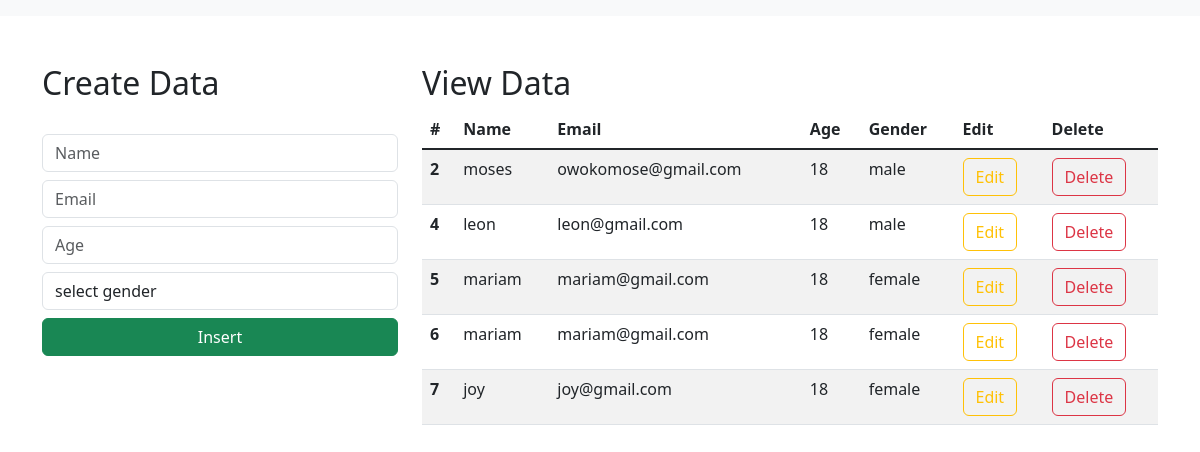
The page / on the database its author committed.
### CRUD/models.py (models this page shows)
class Student(models.Model):
    name = models.CharField(max_length=30, blank=False, null=False)
    email = models.EmailField()
    age = models.IntegerField()
    gender = models.CharField(max_length=30, blank=False, null=False)

### CRUD/views.py (the view)
# urls.py: 2. Add a URL to urlpatterns:  path('', Home.as_view(), name='home')
def Home(request):
    data = Student.objects.all()
    context = {"data": data}
    return render(request, 'index.html', context)

### templates/index.html (shortened to what this page needs)
<html lang="en">
    <link href="https://cdn.jsdelivr.net/npm/bootstrap@5.3.0-alpha1/dist/css/bootstrap.min.css" rel="stylesheet">
  <head>
  </head>
  <body>
    <nav class="navbar navbar-expand-lg bg-body-tertiary">
      </nav>
      <div class="container mt-5">
        <div class="row">
            <div class="col-md-4">
                <h2>Create Data</h2>
                <br>
                <form action="/insert" method="post">
                    <div class="form-group">
                        <input type="text" class="form-control" placeholder="Name" name="name" required>
                    </div>
                    <div class="form-group">
                        <input type="email" class="form-control  mt-2" placeholder="Email" name="email" required>
                    </div>
                    <div class="form-group">
                        <input type="number" class="form-control  mt-2" placeholder="Age" name="age" required>
                    </div>
                    <div class="form-group mt-2">
                        <select id="gender" name="gender" class="form-control" required>
                            <option selected>select gender</option>
                        </select>
                    </div>
                    <div class="d-grid gap-2">
                        <button class="btn btn-success mt-2" type="submit">Insert</button>
                    </div>
                </form>
            </div>
            <div class="col-md-8">
                <h2>View Data</h2>
                <table class="table table-striped table-hover">
                    <thead>
                      <tr>
                        <th scope="col">#</th>
                        <th scope="col">Name</th>
                        <th scope="col">Email</th>
                        <th scope="col">Age</th>
                        <th scope="col">Gender</th>
                        <th scope="col">Edit</th>
                        <th scope="col">Delete</th>
                      </tr>
                    </thead>
                    <tbody class="table-group-divider">
                    {% for d in data %}
                      <tr>
                        <th scope="row">{{d.id}}</th>
                        <td>{{d.name}}</td>
                        <td>{{d.email}}</td>
                        <td>{{d.age}}</td>
                        <td>{{d.gender}}</td>
                        <td><a href="/update/{{d.id}}" type="button" class="btn btn-outline-warning">Edit</a></td>
                        <td><a href="/delete/{{d.id}}" type="button" class="btn btn-outline-danger">Delete</a></td>
                      </tr>
                    {% endfor %}
                    </tbody>
                  </table>
            </div>
        </div>
      </div>
  </body>
</html>

### rows shown on the page
Student: id "2", name "moses", email "owokomose@gmail.com", age "18", gender "male"
Student: id "4", name "leon", email "leon@gmail.com", age "18", gender "male"
Student: id "5", name "mariam", email "mariam@gmail.com", age "18", gender "female"
Student: id "6", name "mariam", email "mariam@gmail.com", age "18", gender "female"
Student: id "7", name "joy", email "joy@gmail.com", age "18", gender "female"
